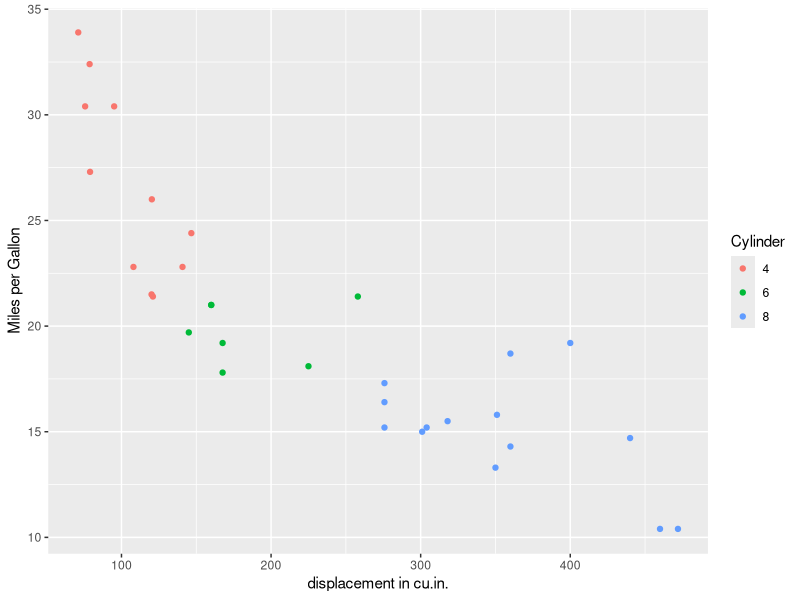

R code for this plot:
## ---- chunk 1
data(mtcars)
library(ggplot2)

p <- ggplot(mtcars, aes(x = mtcars$disp, y = mtcars$mpg))
p + geom_point(aes(colour = factor(mtcars$cyl))) + 
                               xlab("displacement in cu.in.") + 
                               ylab("Miles per Gallon") +
                               scale_colour_discrete(name = "Cylinder")
## ---- chunk 2
rownames(mtcars)
